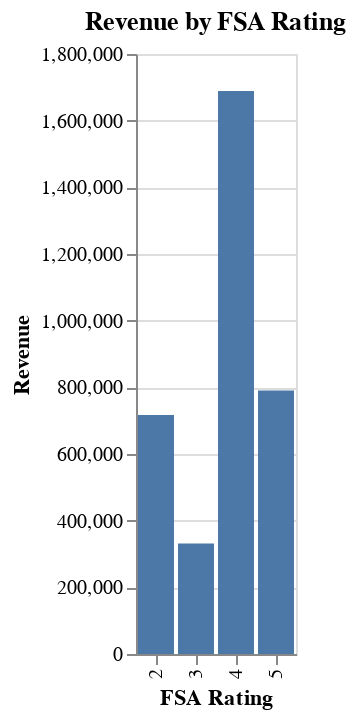

Source (notebook cell):
### Markdown cell above
### Revenue By FSA rating

### Code cell
# Group by FSA rating and sum revenue
revenue_by_fsa = data.groupby('fsa_rating')['total'].sum().reset_index()
revenue_by_fsa.columns = ['fsa_rating', 'revenue']

# Create bar chart
chart = alt.Chart(revenue_by_fsa).mark_bar().encode(
    x=alt.X('fsa_rating:O', title='FSA Rating'),
    y=alt.Y('revenue', title='Revenue')
).properties(
    title='Revenue by FSA Rating'
)

chart.display()

### Figure 1 — Vega-Lite specification as saved in the notebook (floating-point values rounded to 4 significant figures)
{"config": {"view": {"continuousWidth": 300, "continuousHeight": 300}}, "data": {"name": "data-36d0fa87573883330a2621ed3d6948ad"}, "mark": {"type": "bar"}, "encoding": {"x": {"field": "fsa_rating", "title": "FSA Rating", "type": "ordinal"}, "y": {"field": "revenue", "title": "Revenue", "type": "quantitative"}}, "title": "Revenue by FSA Rating", "$schema": "https://vega.github.io/schema/vega-lite/v6.1.0.json", "datasets": {"data-36d0fa87573883330a2621ed3d6948ad": [{"fsa_rating": 2, "revenue": 717200.0}, {"fsa_rating": 3, "revenue": 331300.0}, {"fsa_rating": 4, "revenue": 1689000.0}, {"fsa_rating": 5, "revenue": 790400.0}]}}
